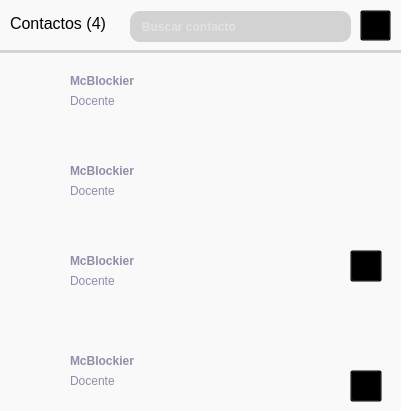
      <widget class="QFrame" name="frame_7">
       <property name="geometry">
        <rect>
         <x>820</x>
         <y>120</y>
         <width>401</width>
         <height>411</height>
        </rect>
       </property>
       <property name="styleSheet">
        <string notr="true">QFrame {
    background-color: #f9f9f9;
    border-radius: 10px;
    transition: background-color 0.3s ease, box-shadow 0.3s ease; /* Adding transition for smooth effect */
    box-shadow: 2px 2px 5px rgba(0, 0, 0, 0.1); /* Adding a light shadow */
}

QFrame:hover {
    background-color: #fffefe;
    box-shadow: 4px 4px 8px rgba(0, 0, 0, 0.2); /* Slightly increase the shadow on hover */
}
</string>
       </property>
       <property name="frameShape">
        <enum>QFrame::StyledPanel</enum>
       </property>
       <property name="frameShadow">
        <enum>QFrame::Raised</enum>
       </property>
       <widget class="Line" name="line">
        <property name="geometry">
         <rect>
          <x>0</x>
          <y>50</y>
          <width>401</width>
          <height>3</height>
         </rect>
        </property>
        <property name="styleSheet">
         <string notr="true">background-color:lightgray;</string>
        </property>
        <property name="orientation">
         <enum>Qt::Horizontal</enum>
        </property>
       </widget>
       <widget class="QLabel" name="label_3">
        <property name="geometry">
         <rect>
          <x>10</x>
          <y>8</y>
          <width>131</width>
          <height>31</height>
         </rect>
        </property>
        <property name="font">
         <font>
          <family>Segoe UI</family>
          <pointsize>12</pointsize>
         </font>
        </property>
        <property name="styleSheet">
         <string notr="true">background-color:transparent;
</string>
        </property>
        <property name="text">
         <string>Contactos (4)</string>
        </property>
       </widget>
       <widget class="QPushButton" name="pushButton_21">
        <property name="geometry">
         <rect>
          <x>20</x>
          <y>70</y>
          <width>41</width>
          <height>41</height>
         </rect>
        </property>
        <property name="styleSheet">
         <string notr="true">background-color:transparent;
border-radius:10px;</string>
        </property>
        <property name="text">
         <string/>
        </property>
        <property name="icon">
         <iconset>
          <normaloff>../Resources/usuario (1).png</normaloff>../Resources/usuario (1).png</iconset>
        </property>
        <property name="iconSize">
         <size>
          <width>35</width>
          <height>35</height>
         </size>
        </property>
       </widget>
       <widget class="QPushButton" name="pushButton_22">
        <property name="geometry">
         <rect>
          <x>20</x>
          <y>160</y>
          <width>41</width>
          <height>41</height>
         </rect>
        </property>
        <property name="styleSheet">
         <string notr="true">background-color:transparent;
border-radius:10px;</string>
        </property>
        <property name="text">
         <string/>
        </property>
        <property name="icon">
         <iconset>
          <normaloff>../Resources/usuario (1).png</normaloff>../Resources/usuario (1).png</iconset>
        </property>
        <property name="iconSize">
         <size>
          <width>35</width>
          <height>35</height>
         </size>
        </property>
       </widget>
       <widget class="QPushButton" name="pushButton_23">
        <property name="geometry">
         <rect>
          <x>20</x>
          <y>250</y>
          <width>41</width>
          <height>41</height>
         </rect>
        </property>
        <property name="styleSheet">
         <string notr="true">background-color:transparent;
border-radius:10px;</string>
        </property>
        <property name="text">
         <string/>
        </property>
        <property name="icon">
         <iconset>
          <normaloff>../Resources/usuario (1).png</normaloff>../Resources/usuario (1).png</iconset>
        </property>
        <property name="iconSize">
         <size>
          <width>35</width>
          <height>35</height>
         </size>
        </property>
       </widget>
       <widget class="QPushButton" name="pushButton_24">
        <property name="geometry">
         <rect>
          <x>20</x>
          <y>350</y>
          <width>41</width>
          <height>41</height>
         </rect>
        </property>
        <property name="styleSheet">
         <string notr="true">background-color:transparent;
border-radius:10px;</string>
        </property>
        <property name="text">
         <string/>
        </property>
        <property name="icon">
         <iconset>
          <normaloff>../Resources/usuario (1).png</normaloff>../Resources/usuario (1).png</iconset>
        </property>
        <property name="iconSize">
         <size>
          <width>35</width>
          <height>35</height>
         </size>
        </property>
       </widget>
       <widget class="QLabel" name="label_16">
        <property name="geometry">
         <rect>
          <x>70</x>
          <y>70</y>
          <width>161</width>
          <height>21</height>
         </rect>
        </property>
        <property name="font">
         <font>
          <family>Segoe UI</family>
          <pointsize>9</pointsize>
          <weight>75</weight>
          <bold>true</bold>
         </font>
        </property>
        <property name="styleSheet">
         <string notr="true">QLabel{
background-color:transparent;
color:#8e8eaa;


}</string>
        </property>
        <property name="text">
         <string>McBlockier</string>
        </property>
       </widget>
       <widget class="QLabel" name="label_17">
        <property name="geometry">
         <rect>
          <x>70</x>
          <y>160</y>
          <width>161</width>
          <height>21</height>
         </rect>
        </property>
        <property name="font">
         <font>
          <family>Segoe UI</family>
          <pointsize>9</pointsize>
          <weight>75</weight>
          <bold>true</bold>
         </font>
        </property>
        <property name="styleSheet">
         <string notr="true">QLabel{
background-color:transparent;
color:#8e8eaa;


}</string>
        </property>
        <property name="text">
         <string>McBlockier</string>
        </property>
       </widget>
       <widget class="QLabel" name="label_18">
        <property name="geometry">
         <rect>
          <x>70</x>
          <y>250</y>
          <width>161</width>
          <height>21</height>
         </rect>
        </property>
        <property name="font">
         <font>
          <family>Segoe UI</family>
          <pointsize>9</pointsize>
          <weight>75</weight>
          <bold>true</bold>
         </font>
        </property>
        <property name="styleSheet">
         <string notr="true">QLabel{
background-color:transparent;
color:#8e8eaa;


}</string>
        </property>
        <property name="text">
         <string>McBlockier</string>
        </property>
       </widget>
       <widget class="QLabel" name="label_19">
        <property name="geometry">
         <rect>
          <x>70</x>
          <y>350</y>
          <width>161</width>
          <height>21</height>
         </rect>
        </property>
        <property name="font">
         <font>
          <family>Segoe UI</family>
          <pointsize>9</pointsize>
          <weight>75</weight>
          <bold>true</bold>
         </font>
        </property>
        <property name="styleSheet">
         <string notr="true">QLabel{
background-color:transparent;
color:#8e8eaa;


}</string>
        </property>
        <property name="text">
         <string>McBlockier</string>
        </property>
       </widget>
       <widget class="QLabel" name="label_20">
        <property name="geometry">
         <rect>
          <x>70</x>
          <y>90</y>
          <width>161</width>
          <height>21</height>
         </rect>
        </property>
        <property name="font">
         <font>
          <family>Segoe UI</family>
          <pointsize>9</pointsize>
          <weight>50</weight>
          <bold>false</bold>
         </font>
        </property>
        <property name="styleSheet">
         <string notr="true">QLabel{
background-color:transparent;
color:#8e8eaa;


}</string>
        </property>
        <property name="text">
         <string>Docente</string>
        </property>
       </widget>
       <widget class="QLabel" name="label_21">
        <property name="geometry">
         <rect>
          <x>70</x>
          <y>180</y>
          <width>161</width>
          <height>21</height>
         </rect>
        </property>
        <property name="font">
         <font>
          <family>Segoe UI</family>
          <pointsize>9</pointsize>
          <weight>50</weight>
          <bold>false</bold>
         </font>
        </property>
        <property name="styleSheet">
         <string notr="true">QLabel{
background-color:transparent;
color:#8e8eaa;


}</string>
        </property>
        <property name="text">
         <string>Docente</string>
        </property>
       </widget>
       <widget class="QLabel" name="label_22">
        <property name="geometry">
         <rect>
          <x>70</x>
          <y>270</y>
          <width>161</width>
          <height>21</height>
         </rect>
        </property>
        <property name="font">
         <font>
          <family>Segoe UI</family>
          <pointsize>9</pointsize>
          <weight>50</weight>
          <bold>false</bold>
         </font>
        </property>
        <property name="styleSheet">
         <string notr="true">QLabel{
background-color:transparent;
color:#8e8eaa;


}</string>
        </property>
        <property name="text">
         <string>Docente</string>
        </property>
       </widget>
       <widget class="QLabel" name="label_23">
        <property name="geometry">
         <rect>
          <x>70</x>
          <y>370</y>
          <width>161</width>
          <height>21</height>
         </rect>
        </property>
        <property name="font">
         <font>
          <family>Segoe UI</family>
          <pointsize>9</pointsize>
          <weight>50</weight>
          <bold>false</bold>
         </font>
        </property>
        <property name="styleSheet">
         <string notr="true">QLabel{
background-color:transparent;
color:#8e8eaa;


}</string>
        </property>
        <property name="text">
         <string>Docente</string>
        </property>
       </widget>
       <widget class="QPushButton" name="buttonOpenChat">
        <property name="geometry">
         <rect>
          <x>350</x>
          <y>370</y>
          <width>32</width>
          <height>32</height>
         </rect>
        </property>
        <property name="cursor">
         <cursorShape>PointingHandCursor</cursorShape>
        </property>
        <property name="styleSheet">
         <string notr="true">background-color:transparent;</string>
        </property>
        <property name="text">
         <string/>
        </property>
        <property name="icon">
         <iconset>
          <normaloff>../Resources/message.png</normaloff>../Resources/message.png</iconset>
        </property>
        <property name="iconSize">
         <size>
          <width>32</width>
          <height>32</height>
         </size>
        </property>
       </widget>
       <widget class="QPushButton" name="pushButton_29">
        <property name="geometry">
         <rect>
          <x>350</x>
          <y>250</y>
          <width>32</width>
          <height>32</height>
         </rect>
        </property>
        <property name="styleSheet">
         <string notr="true">background-color:transparent;</string>
        </property>
        <property name="text">
         <string/>
        </property>
        <property name="icon">
         <iconset>
          <normaloff>../Resources/2-color.png</normaloff>../Resources/2-color.png</iconset>
        </property>
        <property name="iconSize">
         <size>
          <width>32</width>
          <height>32</height>
         </size>
        </property>
       </widget>
       <widget class="QPushButton" name="buttonSearch">
        <property name="geometry">
         <rect>
          <x>360</x>
          <y>10</y>
          <width>31</width>
          <height>31</height>
         </rect>
        </property>
        <property name="cursor">
         <cursorShape>PointingHandCursor</cursorShape>
        </property>
        <property name="styleSheet">
         <string notr="true">background-color:transparent;</string>
        </property>
        <property name="text">
         <string/>
        </property>
        <property name="icon">
         <iconset>
          <normaloff>../Resources/search.png</normaloff>../Resources/search.png</iconset>
        </property>
        <property name="iconSize">
         <size>
          <width>24</width>
          <height>24</height>
         </size>
        </property>
       </widget>
       <widget class="QLineEdit" name="searchContact">
        <property name="geometry">
         <rect>
          <x>130</x>
          <y>11</y>
          <width>221</width>
          <height>31</height>
         </rect>
        </property>
        <property name="font">
         <font>
          <family>Segoe UI</family>
          <pointsize>9</pointsize>
          <weight>75</weight>
          <bold>true</bold>
         </font>
        </property>
        <property name="styleSheet">
         <string notr="true">QLineEdit{
background-color:#d3d2d2;
border-radius:10px;
border:none;
color:#f3f2f2;
}</string>
        </property>
        <property name="inputMask">
         <string/>
        </property>
        <property name="text">
         <string/>
        </property>
        <property name="placeholderText">
         <string>   Buscar contacto</string>
        </property>
       </widget>
      </widget>
